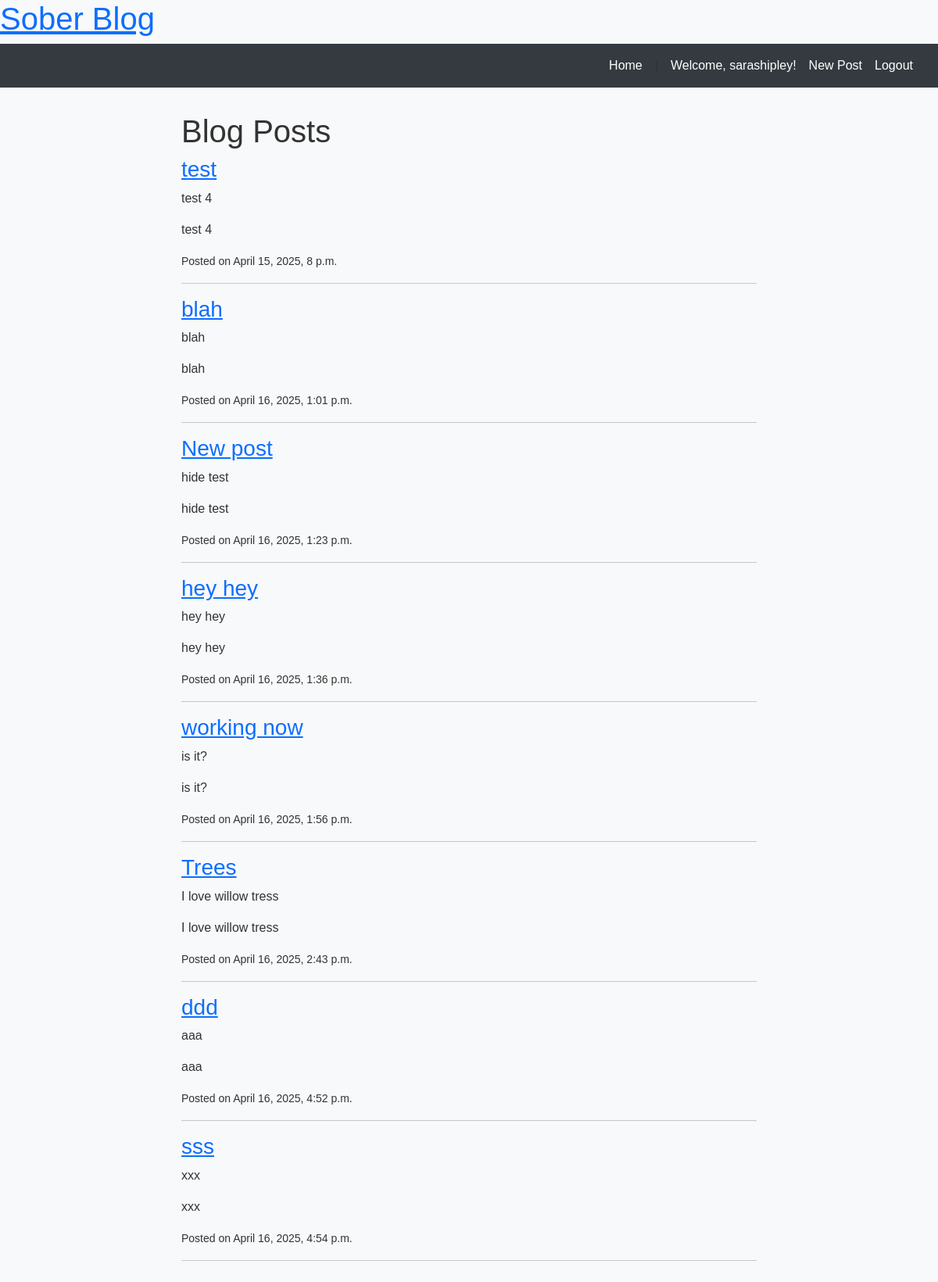
The app's page / (signed in) with its own data.
### blog/models.py (models this page shows, shortened)
class Post(models.Model):
    title = models.CharField(max_length=200)
    content = models.TextField()
    created_at = models.DateTimeField(auto_now_add=True)
    author = models.ForeignKey(User, on_delete=models.CASCADE)

### blog/views.py (the view)
# urls.py: path('', views.post_list, name='post_list'),
def post_list(request):
    posts = Post.objects.all()
    return render(request, 'blog/post_list.html', {'posts': posts})

### blog/templates/blog/post_list.html (shortened to what this page needs)
{% extends "blog/base.html" %}
{% block content %}
  <h1>Blog Posts</h1>
  {% for post in posts %}
  <h3><a href="{% url 'post_detail' post.id %}">{{ post.title }}</a></h3>
  <p>{{ post.content|truncatechars:100 }}</p>
    <div>
      <p>{{ post.content }}</p>
      <small>Posted on {{ post.created_at }}</small>
    </div>
    <hr>
  {% empty %}
    <p>No posts found.</p>
  {% endfor %}
{% endblock %}

### blog/templates/blog/base.html (shortened to what this page needs)
<!DOCTYPE html>
<html>
<head>
  {% load static %}
<link href="https://cdn.jsdelivr.net/npm/bootstrap@5.3.3/dist/css/bootstrap.min.css" rel="stylesheet">
  <link rel="stylesheet" href="{% static 'css/style.css' %}">
</head>
<body>
  <header>
    <h1><a href="{% url 'post_list' %}">Sober Blog</a></h1>
    <nav class="site-nav">
      <a href="{% url 'post_list' %}">Home</a> |
      {% if user.is_authenticated %}
      <span>Welcome, {{ user.username }}!</span>
      <a href="{% url 'post_create' %}">New Post</a>
      <a href="{% url 'account_logout' %}">Logout</a>
    {% else %}
      <a href="{% url 'account_login' %}">Login</a>
      <a href="{% url 'account_signup' %}">Register</a>
{% endif %}
    </nav>
  </header>
  <main class="container">
{% block content %}{% endblock %}
</main>
</body>
</html>

### static/css/style.css (style rules this page uses)
body { font-family: 'Helvetica', sans-serif; margin: 0; padding: 0; background-color: #f8f9fa; color: #333; }
.container { max-width: 800px; margin: 0 auto; padding: 2rem; }
.site-nav { background-color: #343a40; padding: 1rem 2rem; display: flex; justify-content: flex-end; gap: 1rem; }
.site-nav a, .site-nav span { color: #fff; text-decoration: none; font-weight: 500; }

### records on screen
Post: title "test", content "test 4", created_at "April 15, 2025, 8 p.m."
Post: title "blah", content "blah", created_at "April 16, 2025, 1:01 p.m."
Post: title "New post", content "hide test", created_at "April 16, 2025, 1:23 p.m."
Post: title "hey hey", content "hey hey", created_at "April 16, 2025, 1:36 p.m."
Post: title "working now", content "is it?", created_at "April 16, 2025, 1:56 p.m."
Post: title "Trees", content "I love willow tress", created_at "April 16, 2025, 2:43 p.m."
Post: title "ddd", content "aaa", created_at "April 16, 2025, 4:52 p.m."
Post: title "sss", content "xxx", created_at "April 16, 2025, 4:54 p.m."

### other values on screen
{{ user.username }} "sarashipley"
